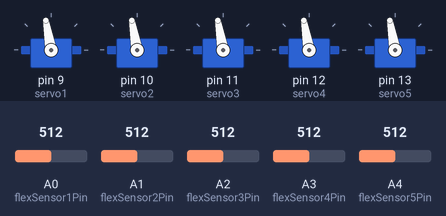
Simulated run of this sketch. Board: Arduino Uno, built with avr-gcc and run on an emulated ATmega328P. Shown: 5 × servo. Inputs (shaded band) come from the test bench; at power-on: A0 (flexSensor1Pin) = 512, A1 (flexSensor2Pin) = 512, A2 (flexSensor3Pin) = 512, A3 (flexSensor4Pin) = 512, A4 (flexSensor5Pin) = 512. What the sketch prints to the serial monitor is not drawn.

Above: at 0.18 s.
At 1.28 s:
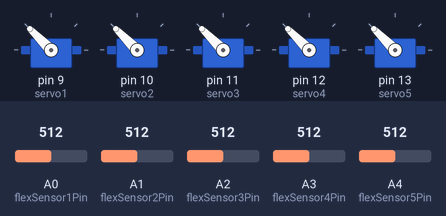
1.3 s: A0 (flexSensor1Pin) set to 54
At 3.0 s:
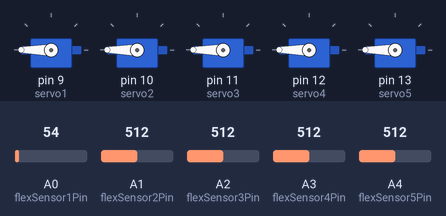
4.3 s: A0 (flexSensor1Pin) set to 47
Timing chart, 0 to 7.3 s (numbered marks = the images above; inputs shaded):
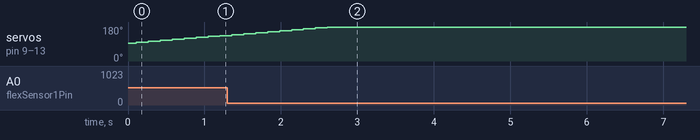

The sketch:

code.ino
```cpp
#include <Servo.h>

//Define servo objects
Servo servo1;
Servo servo2;
Servo servo3;
Servo servo4;
Servo servo5;

//Define flex sensor pins
const int flexSensor1Pin = A0; //Flex sensor 1
const int flexSensor2Pin = A1; //Flex sensor 2
const int flexSensor3Pin = A2; //Flex sensor 3
const int flexSensor4Pin = A3; //Flex sensor 4
const int flexSensor5Pin = A4; //Flex sensor 5

//Define servo angles
int servo1Angle =90;
int servo2Angle =90;
int servo3Angle =90;
int servo4Angle =90;
int servo5Angle =90;

//Define threshold for flex sensor readings
const int flexSensorThreshold = 50;

void setup(){
  //Initialize serial communication
  Serial.begin(9600);

//Initialize servos
  servo1.attach(9); //Connect servo1 to pin 9
  servo2.attach(10); //Connect servo1 to pin 10
  servo3.attach(11); //Connect servo1 to pin 11
  servo4.attach(12); //Connect servo1 to pin 12
  servo5.attach(13); //Connect servo1 to pin 13

  //Set initial servo positions
  servo1.write(servo1Angle);
  servo2.write(servo2Angle);
  servo3.write(servo3Angle);
  servo4.write(servo4Angle);
  servo5.write(servo5Angle);
}

void loop() {
  //Read flex sensor values
  int flexSensor1Value = analogRead(flexSensor1Pin);
  int flexSensor2Value = analogRead(flexSensor2Pin);
  int flexSensor3Value = analogRead(flexSensor3Pin);
  int flexSensor4Value = analogRead(flexSensor4Pin);
  int flexSensor5Value = analogRead(flexSensor5Pin);

//Check if flex sensors are flexed
if (flexSensor1Value >flexSensorThreshold){
  servo1Angle+=5;// Increase servo1angle
}
  else if (flexSensor1Value < flexSensorThreshold-50){
  servo1Angle-=5;//Decrease servo1angle
}

if (flexSensor2Value >flexSensorThreshold){
  servo2Angle+=5;// Increase servo2angle
}
  else if (flexSensor2Value < flexSensorThreshold-50){
  servo2Angle-=5;//Decrease servo2angle
}

if (flexSensor3Value >flexSensorThreshold){
  servo3Angle+=5;// Increase servo3angle
}
  else if (flexSensor3Value < flexSensorThreshold-50){
  servo3Angle-=5;//Decrease servo3angle
}
if (flexSensor4Value >flexSensorThreshold){
  servo4Angle+=5;// Increase servo4angle
}
  else if (flexSensor4Value < flexSensorThreshold-50){
  servo4Angle-=5;//Decrease servo4angle
}
if (flexSensor5Value >flexSensorThreshold){
  servo5Angle+=5;// Increase servo5angle
}
  else if (flexSensor5Value < flexSensorThreshold-50){
  servo5Angle-=5;//Decrease servo5angle
}

//Constrain servo angles to valid range
  servo1Angle = constrain(servo1Angle, 0, 180);
  servo2Angle = constrain(servo2Angle, 0, 180);
  servo3Angle = constrain(servo3Angle, 0, 180);
  servo4Angle = constrain(servo4Angle, 0, 180);
  servo5Angle = constrain(servo5Angle, 0, 180);

//Update servo positions
  servo1.write(servo1Angle);
  servo2.write(servo2Angle);
  servo3.write(servo3Angle);
  servo4.write(servo4Angle);
  servo5.write(servo5Angle);

  //Print flex sensor values to serial monitor
  Serial.print("Flex Sensor 1:");
  Serial.print("FlexSensor1Value");
  Serial.print("Flex Sensor 2:");
  Serial.print("FlexSensor2Value");
  Serial.print("Flex Sensor 3:");
  Serial.print("FlexSensor3Value");
  Serial.print("Flex Sensor 4:");
  Serial.print("FlexSensor4Value");
  Serial.print("Flex Sensor 5:");
  Serial.print("FlexSensor5Value");

  delay(20); //Delay for stability
}
```

Measured:
- after the input at 4.3 s, every drawn part: stays the same
